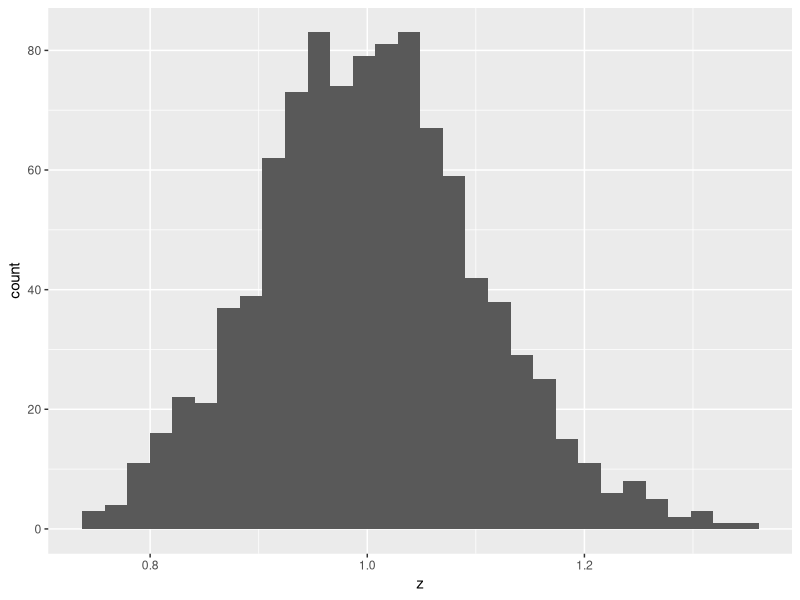
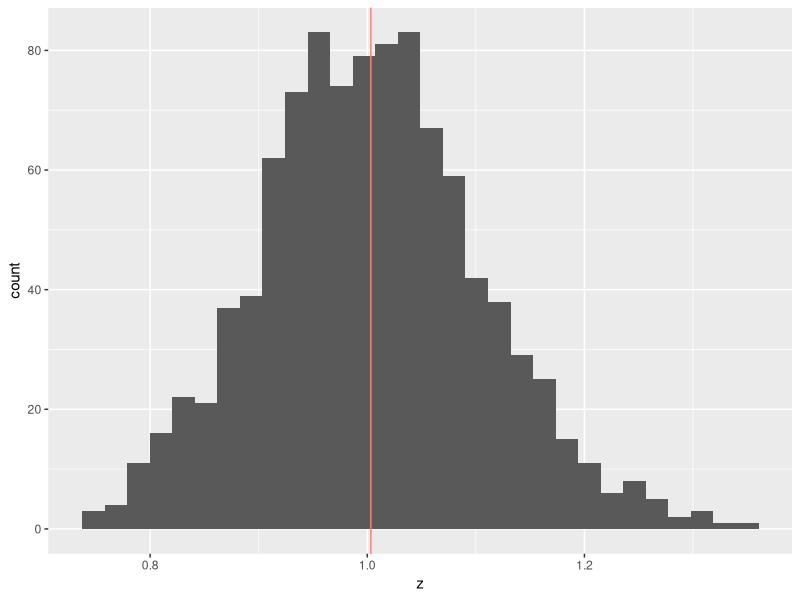

Write R code to recreate these figures, in order. (Note: this script raises an error after producing the figures.)
library(tidyverse)
#Create a new vector z with length  
#1000 as exp(rnorm(n = 1000, mean = 0, sd = 0.1)), and calculate the arithmetic mean, geometric mean, and median.

z<-exp(rnorm(n = 1000, mean = 0, sd = 0.1))

#Q1

mean(z)
n_z <- length(z)
sum_z <- sum(z)
# Geometric mean
mu_z <- sum_z / n_z
exp(mean(log(z)))
print(mu_z)
med_z<- median(z)

#Q2
#Draw a histogram of z using functions tibble(), ggplot(), and geom_histogram().

df_z<-tibble(x=z)
z %>% 
  tibble() %>% 
  ggplot(aes(x=z))+
  geom_histogram()
#Q3
#Draw vertical lines of arithmetic mean, geometric mean, and 
#median on the histogram with different colors using a function geom_vline().
z %>% 
  tibble() %>% 
  ggplot(aes(x=z))+
  geom_histogram()+
geom_vline(xintercept = mu_z,
           color= "salmon")
  
#Q5
#new vector 
z_rev<-z + max(z) + 0.1
#get mean value
mu_z_rev<-mean(z_rev)
mug_z_rev<-exp(mean(log(z_rev)))
med_z_rev<-median(z_rev)
##re-define df_z
df_z<-df_z %>% 
  mutate(y=z_rev)
##vistualization 
g2<-df_z %>% 
  ggplot(aes(x=y))+
  geom_histogram()+

# Variation ---------------------------------------------------------------
w <- rnorm(100, mean = 10, sd = 1)
head(w) # show first 10 elements in w
#gram to miligram
m<-1000
#q2
s2_w<- sum(w-mean(w))^2/length(w)
s_w<-sqrt(s2_w)
s2_m<-sum(m-mean(m))^2/length(m)
s_m<-sqrt(s2_m)
##MAD
mad_w<-median(abs(w-medaian(w)))
mad_m<-median(abs(m-median(m)))
#Q3 CV
cv_w<-s_w/mean(w)
cv_m<-s_m/mean(m)
#madr_w<-mad_w/median()




  
